Frame 1 (no input): blank canvas, image omitted
Frame 60 (the mouse pressed at the canvas centre just before this capture): blank canvas, image omitted
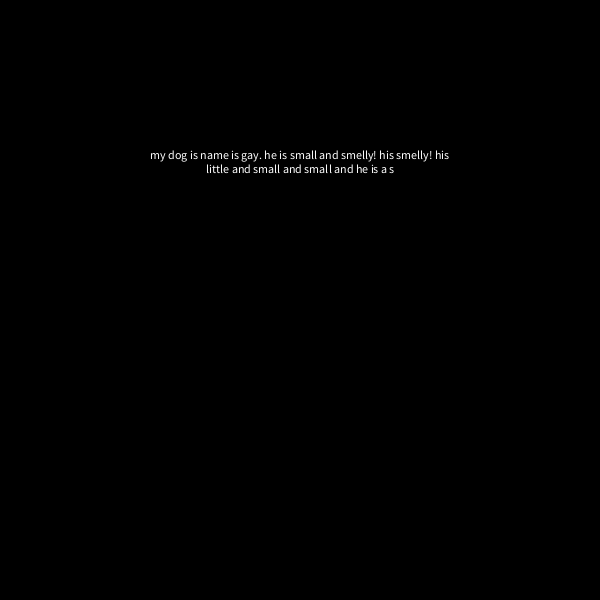
Frame 120 (the mouse held since frame 60 and released just before this capture)

The Processing sketch whose frames 1 and 60 were blank and that drew this single picture after the mouse press (run headless with seeded random() and noise(); from frame 60 on, the mouse is pressed at the canvas centre):

// Processing sketch: my_son_is_gay
// ── my_son_is_gay.pde
String text = "my dog is small and smelly! his name is little and he is gay. he is a stylish old man";

int order = 3; //the pieces we'll be chunking it into

int generatedTextLength = 100;

HashMap<String, ArrayList<String>>chain;
//hashmap stores a collection
//instead of array and index to access the location but this uses a key to access

void setup() {
  size(600, 600);
  chain = new HashMap<String, ArrayList<String>>();
  for (int i = 0; i<text.length() - order; i++) {
    String gram = text.substring(i, i+order);
    //substring (where to start the cut, where you end the cut)
    ArrayList<String> characters;
    if (!chain.containsKey(gram)){ 
      //if my long storage conatiner does not contain the key of my chunk...
      characters = new ArrayList<String>();
      chain.put(gram, characters);
    } else {
      characters = chain.get(gram);
    }
    characters.add(text.substring(i+order, i+order+1));
    //if my characters isn't there, create another array list and add an extra character
  }
}

void draw() {
  background(0);
  fill(255);
  textAlign(CENTER);
  text(results, width/4, height/4, width/2, height/2);
}

String results = " ";

void mousePressed() {
  String currentGram = text.substring(0, order);
  results = currentGram;
  for (int i = 0; i<generatedTextLength; i++){
    if(chain.containsKey(currentGram)){
      ArrayList<String> characters = chain.get(currentGram);
      results += characters.get(round(random(characters.size()-1)));
      
      currentGram = results.substring(results.length()-order, results.length());
    }
  }
}
